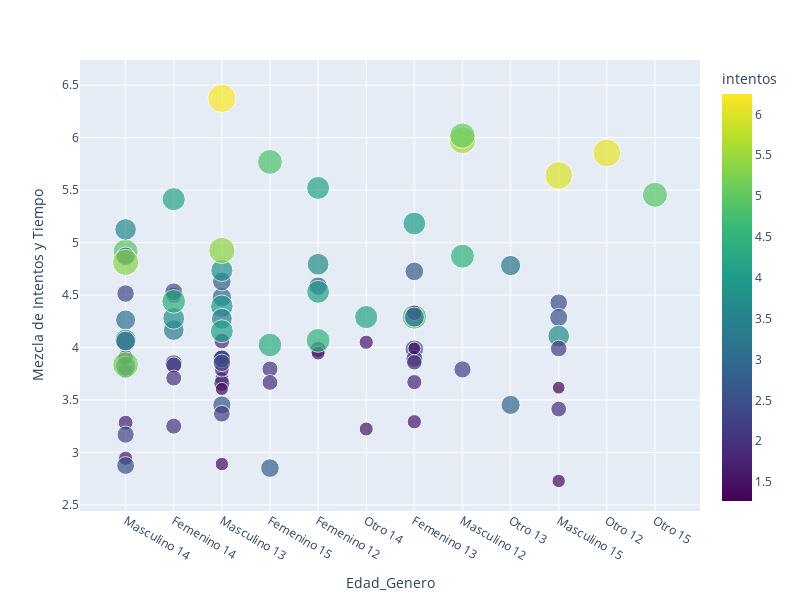

The notebook cell saved with this chart:
### Code cell
# Crear gráfica 2D
fig = px.scatter(df, x='edad_genero', y='mezcla_intentos_tiempo', color='intentos', size='intentos',
                 opacity=0.7, color_continuous_scale='viridis')

# Configurar layout
fig.update_layout(xaxis_title='Edad_Genero', yaxis_title='Mezcla de Intentos y Tiempo', width=800, height=600)

# Mostrar gráfica
fig.show()

### Figure 1 — Plotly figure (JSON) as saved in the notebook; plotly's stock layout.template omitted (floating-point values rounded to 4 significant figures)
{"data": [{"hovertemplate": "edad_genero=%{x}<br>mezcla_intentos_tiempo=%{y}<br>intentos=%{marker.color}<extra></extra>", "legendgroup": "", "marker": {"color": [1.886, 2.423, 2.043, 2.95, 1.893, 2.7, 2.636, 1.516, 1.586, 2.739, 4.95, 2.286, 5.556, 2.385, 1.714, 3.136, 2.037, 2, 2.72, 1.913, 1.571, 1.4, 4.176, 4.35, 2.04, 2.478, 4.667, 3.2, 3.143, 1.864, 2.318, 4.5, 2.429, 3.353, 2, 4.045, 1.786, 2.864, 1.52, 4.476, 2.737, 3.682, 1.4, 4.833, 2.486, 5.053, 3.8, 1.69, 3.704, 4.083, 2.25, 2.583, 1.815, 3.957, 1.533, 2.45, 2.2, 1.276, 2.296, 1.909, 3.607, 6.25, 6.071, 1.333, 3.632, 4.368, 2.56, 2.737, 5.333, 3.391, 5.4, 5.172, 4.19, 3.667, 3.13, 1.593, 2, 1.269, 3.045, 1.926, 6, 2.37, 2.16, 4.083, 4.136, 4.933, 1.926, 2], "coloraxis": "coloraxis", "opacity": 0.7, "size": [1.886, 2.423, 2.043, 2.95, 1.893, 2.7, 2.636, 1.516, 1.586, 2.739, 4.95, 2.286, 5.556, 2.385, 1.714, 3.136, 2.037, 2, 2.72, 1.913, 1.571, 1.4, 4.176, 4.35, 2.04, 2.478, 4.667, 3.2, 3.143, 1.864, 2.318, 4.5, 2.429, 3.353, 2, 4.045, 1.786, 2.864, 1.52, 4.476, 2.737, 3.682, 1.4, 4.833, 2.486, 5.053, 3.8, 1.69, 3.704, 4.083, 2.25, 2.583, 1.815, 3.957, 1.533, 2.45, 2.2, 1.276, 2.296, 1.909, 3.607, 6.25, 6.071, 1.333, 3.632, 4.368, 2.56, 2.737, 5.333, 3.391, 5.4, 5.172, 4.19, 3.667, 3.13, 1.593, 2, 1.269, 3.045, 1.926, 6, 2.37, 2.16, 4.083, 4.136, 4.933, 1.926, 2], "sizemode": "area", "sizeref": 0.01562, "symbol": "circle"}, "mode": "markers", "name": "", "orientation": "v", "showlegend": false, "type": "scatter", "x": ["Masculino 14", "Femenino 14", "Femenino 14", "Masculino 13", "Masculino 14", "Femenino 15", "Femenino 12", "Masculino 13", "Otro 14", "Femenino 13", "Masculino 14", "Femenino 13", "Masculino 12", "Masculino 14", "Masculino 14", "Masculino 14", "Femenino 12", "Femenino 15", "Masculino 13", "Masculino 13", "Masculino 14", "Masculino 13", "Femenino 14", "Femenino 15", "Masculino 13", "Femenino 14", "Femenino 13", "Otro 13", "Masculino 14", "Femenino 13", "Masculino 14", "Masculino 12", "Masculino 15", "Femenino 14", "Femenino 14", "Femenino 13", "Femenino 13", "Otro 13", "Femenino 12", "Femenino 12", "Masculino 14", "Femenino 12", "Masculino 15", "Femenino 15", "Masculino 14", "Masculino 12", "Masculino 13", "Masculino 13", "Femenino 14", "Femenino 12", "Masculino 13", "Masculino 13", "Masculino 13", "Masculino 13", "Otro 14", "Masculino 13", "Masculino 13", "Masculino 15", "Masculino 12", "Femenino 13", "Masculino 14", "Masculino 13", "Otro 12", "Masculino 13", "Masculino 14", "Femenino 14", "Masculino 15", "Femenino 13", "Masculino 14", "Masculino 13", "Masculino 13", "Masculino 14", "Otro 14", "Masculino 15", "Femenino 13", "Femenino 13", "Femenino 14", "Femenino 13", "Masculino 14", "Masculino 15", "Masculino 15", "Masculino 13", "Masculino 15", "Masculino 13", "Femenino 12", "Otro 15", "Femenino 15", "Femenino 14"], "xaxis": "x", "y": [3.776, 3.848, 4.498, 4.478, 3.906, 2.85, 4.585, 3.7, 4.05, 3.983, 4.913, 3.892, 5.975, 4.514, 3.284, 4.262, 3.982, 3.795, 4.63, 4.061, 2.944, 2.889, 5.414, 4.024, 3.659, 4.531, 4.292, 4.782, 3.822, 3.859, 3.17, 4.871, 4.427, 4.166, 3.833, 5.182, 3.671, 3.453, 3.947, 4.068, 4.869, 4.794, 2.728, 5.769, 2.875, 6.02, 4.735, 3.789, 4.278, 4.531, 3.894, 3.453, 3.91, 4.393, 3.223, 3.891, 3.369, 3.617, 3.791, 4.33, 4.072, 6.375, 5.854, 3.605, 5.126, 4.44, 4.286, 4.726, 4.812, 4.274, 4.926, 3.835, 4.29, 4.109, 4.29, 3.292, 3.25, 3.991, 4.061, 3.413, 5.64, 3.854, 3.99, 4.156, 5.521, 5.456, 3.667, 3.709], "yaxis": "y"}], "layout": {"coloraxis": {"colorbar": {"title": {"text": "intentos"}}, "colorscale": [[0, "#440154"], [0.1111, "#482878"], [0.2222, "#3e4989"], [0.3333, "#31688e"], [0.4444, "#26828e"], [0.5556, "#1f9e89"], [0.6667, "#35b779"], [0.7778, "#6ece58"], [0.8889, "#b5de2b"], [1, "#fde725"]]}, "height": 600, "legend": {"itemsizing": "constant", "tracegroupgap": 0}, "margin": {"t": 60}, "width": 800, "xaxis": {"anchor": "y", "domain": [0, 1], "title": {"text": "Edad_Genero"}}, "yaxis": {"anchor": "x", "domain": [0, 1], "title": {"text": "Mezcla de Intentos y Tiempo"}}}}
